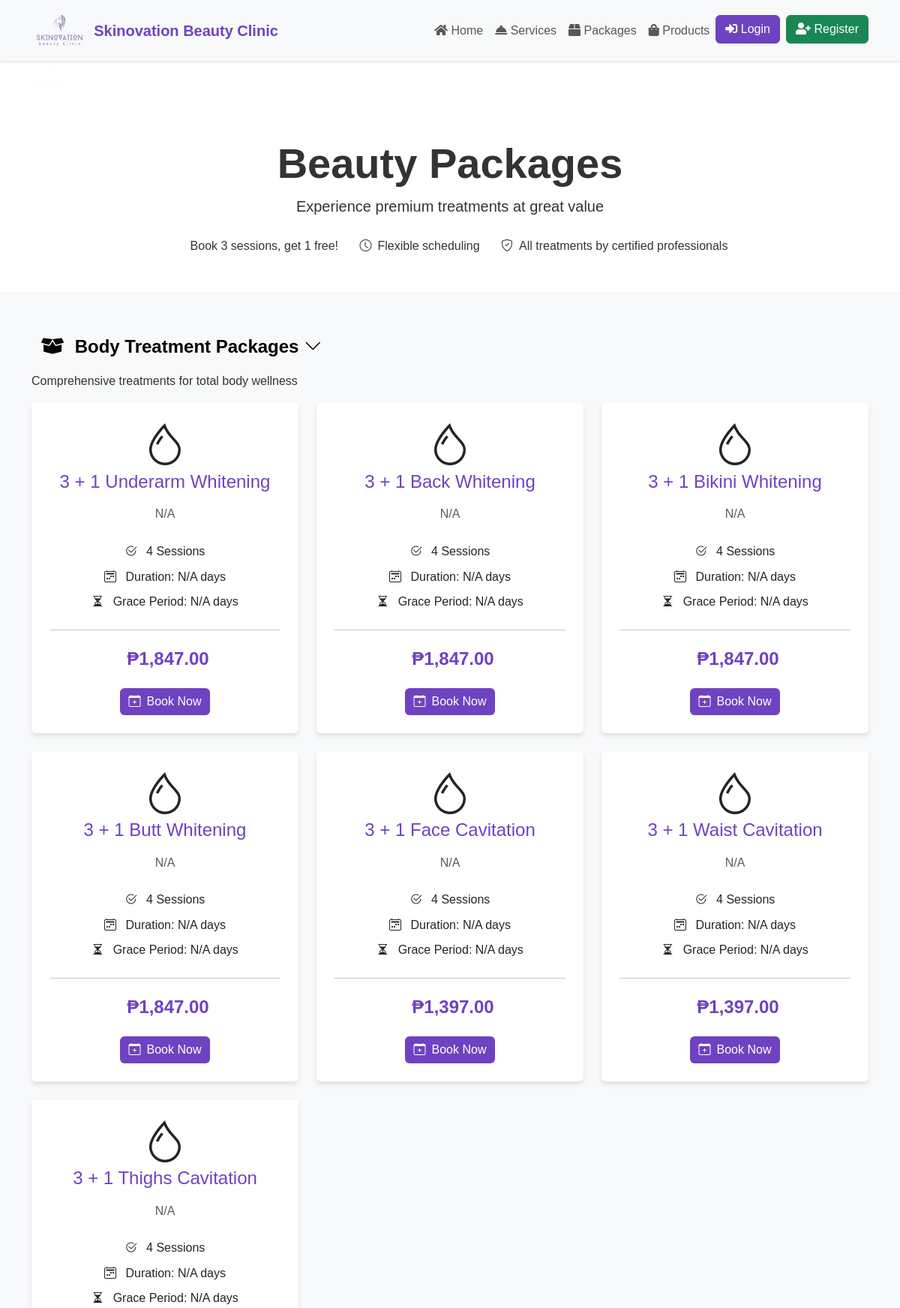
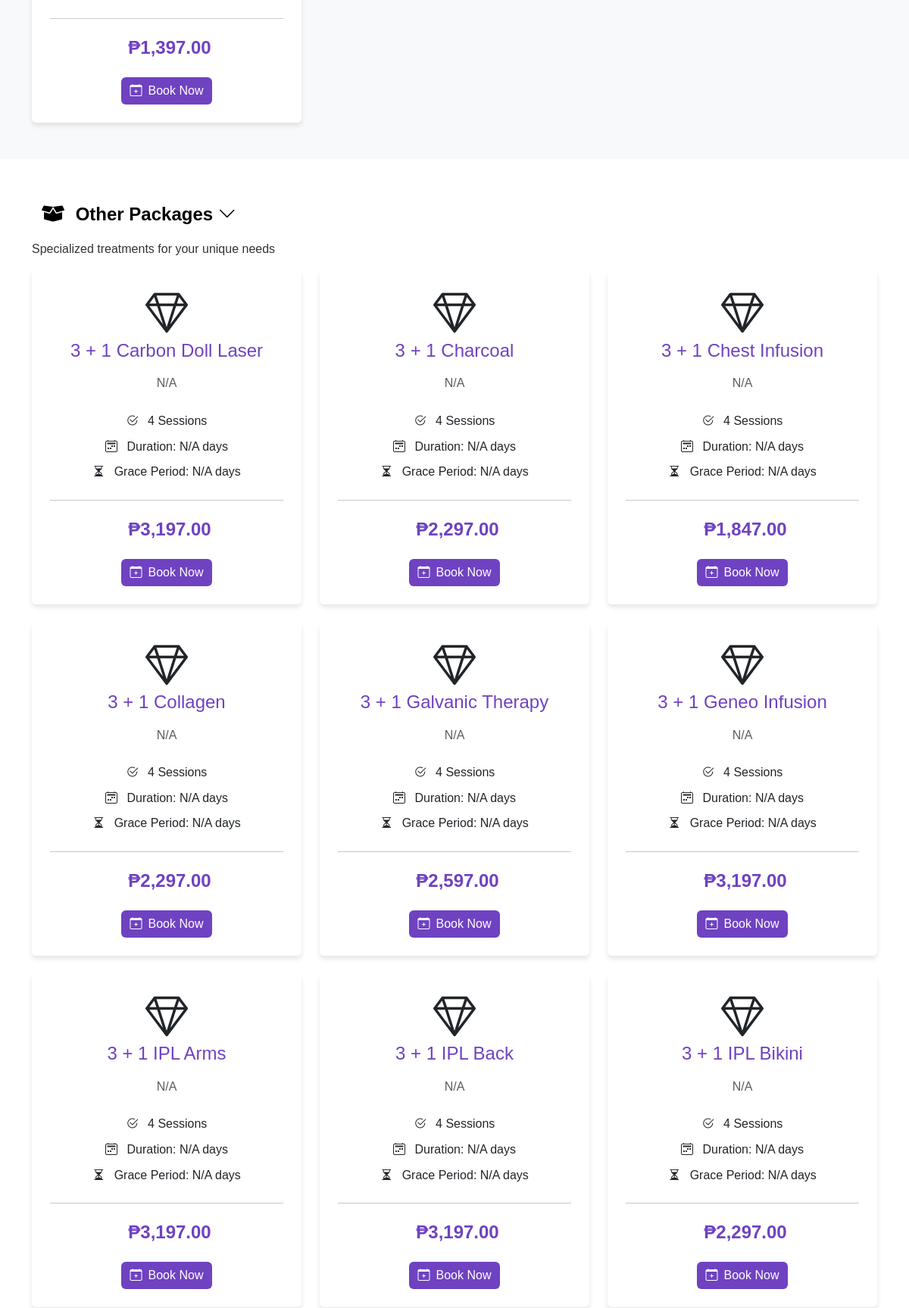
The page /packages.php (upper part) on the database its author committed (2 pictures, top to bottom).
### tables this page shows
CREATE TABLE `packages` (
  `package_id` int NOT NULL,
  `package_name` varchar(255) NOT NULL,
  `description` text,
  `price` decimal(10,2) NOT NULL,
  `sessions` int NOT NULL,
  `duration_days` int NOT NULL COMMENT 'Duration in days',
  `grace_period_days` int NOT NULL COMMENT 'Grace period in days',
  `created_at` datetime DEFAULT CURRENT_TIMESTAMP,
  `updated_at` datetime DEFAULT CURRENT_TIMESTAMP ON UPDATE CURRENT_TIMESTAMP
);

### packages.php (the view, shortened to what this page needs)
<?php
require_once 'config.php';
function getPackageCategories($conn)
{
    try {
        $sql = "SELECT DISTINCT CASE
                    WHEN package_name LIKE '%Facial%' OR package_name LIKE '%Casmara%' OR package_name LIKE '%Diamond%' THEN 'facial'
                    WHEN package_name LIKE '%Whitening%' OR package_name LIKE '%Cavitation%' THEN 'body'
                    ELSE 'other'
                END as category,
                CASE
                    WHEN package_name LIKE '%Facial%' OR package_name LIKE '%Casmara%' OR package_name LIKE '%Diamond%' THEN 'Facial Packages'
                    WHEN package_name LIKE '%Whitening%' OR package_name LIKE '%Cavitation%' THEN 'Body Treatment Packages'
                    ELSE 'Other Packages'
                END as category_name
                FROM packages";
        $stmt = $conn->query($sql);
        return $stmt->fetchAll(PDO::FETCH_ASSOC);
    } catch (PDOException $e) {
        error_log('Error fetching package categories: ' . $e->getMessage());
        return [];
    }
}
function getPackagesByCategory($conn, $category)
{
    try {
        if ($category === 'facial') {
            $sql = "SELECT * FROM packages WHERE package_name LIKE '%Facial%' OR package_name LIKE '%Casmara%' OR package_name LIKE '%Diamond%'";
        } elseif ($category === 'body') {
            $sql = "SELECT * FROM packages WHERE package_name LIKE '%Whitening%' OR package_name LIKE '%Cavitation%'";
        } elseif ($category !== 'all') {
            $sql = "SELECT * FROM packages WHERE package_name NOT LIKE '%Facial%' AND package_name NOT LIKE '%Casmara%'
                    AND package_name NOT LIKE '%Diamond%' AND package_name NOT LIKE '%Whitening%' AND package_name NOT LIKE '%Cavitation%'";
        } else {
            $sql = 'SELECT * FROM packages ORDER BY package_name';
        }
        $stmt = $conn->prepare($sql);
        $stmt->execute();
        return $stmt->fetchAll(PDO::FETCH_ASSOC);
    } catch (PDOException $e) {
        error_log('Error fetching packages: ' . $e->getMessage());
        return [];
    }
}
$categories = getPackageCategories($conn);
?>
<!DOCTYPE html>
<html lang="en">
<head>
    <?php include 'header.php'; ?>
    <link href="https://cdn.jsdelivr.net/npm/bootstrap@5.3.0/dist/css/bootstrap.min.css" rel="stylesheet">
    <link rel="stylesheet" href="https://cdn.jsdelivr.net/npm/bootstrap-icons@1.10.0/font/bootstrap-icons.css">
    <link rel="stylesheet" href="https://cdnjs.cloudflare.com/ajax/libs/animate.css/4.1.1/animate.min.css">
    <link href="https://cdnjs.cloudflare.com/ajax/libs/font-awesome/5.15.4/css/all.min.css" rel="stylesheet">
    <link rel="stylesheet" href="assets/css/style.css">
    <link rel="stylesheet" href="assets/css/animations.css">
</head>
<body>
    <?php include 'shared_header.php'; ?>
    <div class="section-header">
        <div class="container text-center mt-5 mb-5">
            <h1 class="display-4 fw-bold animate__animated animate__fadeInDown">Beauty Packages</h1>
            <p class="lead animate__animated animate__fadeInUp">Experience premium treatments at great value</p>
            <div class="animate__animated animate__fadeInUp animate__delay-1s">
                <p class="mt-4">
                    <i class="bi bi-gift text-white me-2"></i>Book 3 sessions, get 1 free!
                    <i class="bi bi-clock ms-4 me-2"></i>Flexible scheduling
                    <i class="bi bi-shield-check ms-4 me-2"></i>All treatments by certified professionals
                </p>
            </div>
        </div>
    </div> <?php foreach ($categories as $cat): ?>
    <?php $packages = getPackagesByCategory($conn, $cat['category']); ?>
    <?php if (!empty($packages)): ?>
    <section class="py-5 <?php echo $cat['category'] == 'body' ? 'bg-light' : ''; ?>">
        <div class="container">
            <div class="section-title slide-in-left">
                <h2>
                    <button class="btn btn-link text-decoration-none text-black fw-bold fs-4" type="button"
                        data-bs-toggle="collapse" data-bs-target="#collapse-<?php echo $cat['category']; ?>" aria-expanded="true"
                        aria-controls="collapse-<?php echo $cat['category']; ?>">
                        <i class="fas fa-box-open me-2"></i> <?php echo $cat['category_name']; ?>
                        <i class="bi bi-chevron-down"></i>
                    </button>
                </h2>
                <p><?php echo $cat['category'] == 'facial' ? 'Premium facial treatments for radiant, healthy skin' : ($cat['category'] == 'body' ? 'Comprehensive treatments for total body wellness' : 'Specialized treatments for your unique needs'); ?></p>
            </div>
            <div class="collapse show" id="collapse-<?php echo $cat['category']; ?>">
                <div class="row g-4 stagger-fade-in">
                    <?php foreach ($packages as $package): ?>
                    <div class="col-md-6 col-lg-4">
                        <div class="card h-100 package-card hover-lift">
                            <div class="card-body text-center p-4"> <?php
                            $icon = $cat['category'] == 'facial' ? 'bi-stars' : ($cat['category'] == 'body' ? 'bi-droplet' : 'bi-gem');
                            ?>
                                <i class="bi <?php echo $icon; ?> display-4 text-purple mb-3"></i>
                                <h5 class="card-title h4 mb-3"><?php echo htmlspecialchars($package['package_name'] ?? ''); ?></h5>
                                <p class="card-text text-muted mb-4">
                                    <?php echo htmlspecialchars($package['description'] ?? 'N/A', ENT_QUOTES, 'UTF-8'); ?>
                                </p>
                                <div class="features mb-4">
                                    <p class="mb-2">
                                        <i class="bi bi-check2-circle text-purple me-2"></i>
                                        <?php echo htmlspecialchars($package['sessions'] ?? 'N/A', ENT_QUOTES, 'UTF-8'); ?> Sessions
                                    </p>
                                    <p class="mb-2">
                                        <i class="bi bi-calendar2-week text-purple me-2"></i>
                                        Duration: <?php echo htmlspecialchars($package['duration'] ?? 'N/A'); ?> days
                                    </p>
                                    <p class="mb-2">
                                        <i class="bi bi-hourglass-split text-purple me-2"></i>
                                        Grace Period: <?php echo htmlspecialchars($package['grace_period'] ?? 'N/A'); ?> days
                                    </p>
                                </div>
                                <hr class="my-4">
                                <p class="price h5 mb-4">
                                    &#8369;<?php echo number_format($package['price'] ?? 0, 2); ?>
                                </p> <a href="book_package.php?package_id=<?php echo htmlspecialchars($package['package_id']); ?>" class="btn btn-purple">
                                    <i class="bi bi-calendar-plus me-2"></i>Book Now
                                </a>
                            </div>
                        </div>
                    </div>
                    <?php endforeach; ?>
                </div>
            </div>
        </div>
    </section>
    <?php endif; ?>
    <?php endforeach; ?>
</body>
</html>

### assets/css/style.css (style rules this page uses)
:root { --primary-color: #6f42c1; --secondary-color: #bb8fce; --dark-color: #2c003e; --light-color: #f4ecf7; }
body { font-family: 'Poppins', sans-serif; color: #333; line-height: 1.6; padding-top: 70px; }
.card-title { color: var(--primary-color); margin-bottom: 0.75rem; }
.package-card { transition: transform 0.3s ease, box-shadow 0.3s ease; border: none; box-shadow: 0 4px 6px rgba(0, 0, 0, 0.1); height: 100%; }
.price { font-size: 1.5rem; font-weight: bold; color: var(--primary-color); }
.btn-purple { background-color: var(--primary-color); color: #fff; border: none; }

### assets/css/animations.css (style rules this page uses)
.stagger-fade-in > * { opacity: 0; animation: fadeIn 0.6s ease-out forwards; }
.stagger-fade-in > *:nth-child(1) { animation-delay: 0.1s; }
.stagger-fade-in > *:nth-child(2) { animation-delay: 0.2s; }
.stagger-fade-in > *:nth-child(3) { animation-delay: 0.3s; }
.stagger-fade-in > *:nth-child(4) { animation-delay: 0.4s; }
.stagger-fade-in > *:nth-child(5) { animation-delay: 0.5s; }
.stagger-fade-in > *:nth-child(6) { animation-delay: 0.6s; }
.hover-lift { transition: transform 0.3s ease, box-shadow 0.3s ease; }
.slide-in-left { opacity: 0; transform: translateX(-30px); animation: slideInLeft 0.8s ease-out forwards; }

### rows shown on the page
packages: package_name "3 + 1 Underarm Whitening", description "N/A", sessions "4", duration "N/A", grace_period "N/A", price "1,847.00"
packages: package_name "3 + 1 Back Whitening", description "N/A", sessions "4", duration "N/A", grace_period "N/A", price "1,847.00"
packages: package_name "3 + 1 Bikini Whitening", description "N/A", sessions "4", duration "N/A", grace_period "N/A", price "1,847.00"
packages: package_name "3 + 1 Butt Whitening", description "N/A", sessions "4", duration "N/A", grace_period "N/A", price "1,847.00"
packages: package_name "3 + 1 Face Cavitation", description "N/A", sessions "4", duration "N/A", grace_period "N/A", price "1,397.00"
packages: package_name "3 + 1 Waist Cavitation", description "N/A", sessions "4", duration "N/A", grace_period "N/A", price "1,397.00"
packages: package_name "3 + 1 Thighs Cavitation", description "N/A", sessions "4", duration "N/A", grace_period "N/A", price "1,397.00"
packages: package_name "3 + 1 Carbon Doll Laser", description "N/A", sessions "4", duration "N/A", grace_period "N/A", price "3,197.00"
packages: package_name "3 + 1 Charcoal", description "N/A", sessions "4", duration "N/A", grace_period "N/A", price "2,297.00"
packages: package_name "3 + 1 Chest Infusion", description "N/A", sessions "4", duration "N/A", grace_period "N/A", price "1,847.00"
packages: package_name "3 + 1 Collagen", description "N/A", sessions "4", duration "N/A", grace_period "N/A", price "2,297.00"
packages: package_name "3 + 1 Galvanic Therapy", description "N/A", sessions "4", duration "N/A", grace_period "N/A", price "2,597.00"
packages: package_name "3 + 1 Geneo Infusion", description "N/A", sessions "4", duration "N/A", grace_period "N/A", price "3,197.00"
packages: package_name "3 + 1 IPL Arms", description "N/A", sessions "4", duration "N/A", grace_period "N/A", price "3,197.00"
packages: package_name "3 + 1 IPL Back", description "N/A", sessions "4", duration "N/A", grace_period "N/A", price "3,197.00"
packages: package_name "3 + 1 IPL Bikini", description "N/A", sessions "4", duration "N/A", grace_period "N/A", price "2,297.00"

### other values the page prints
$cat['category_name'] "Body Treatment Packages"
$cat['category_name'] "Other Packages"
